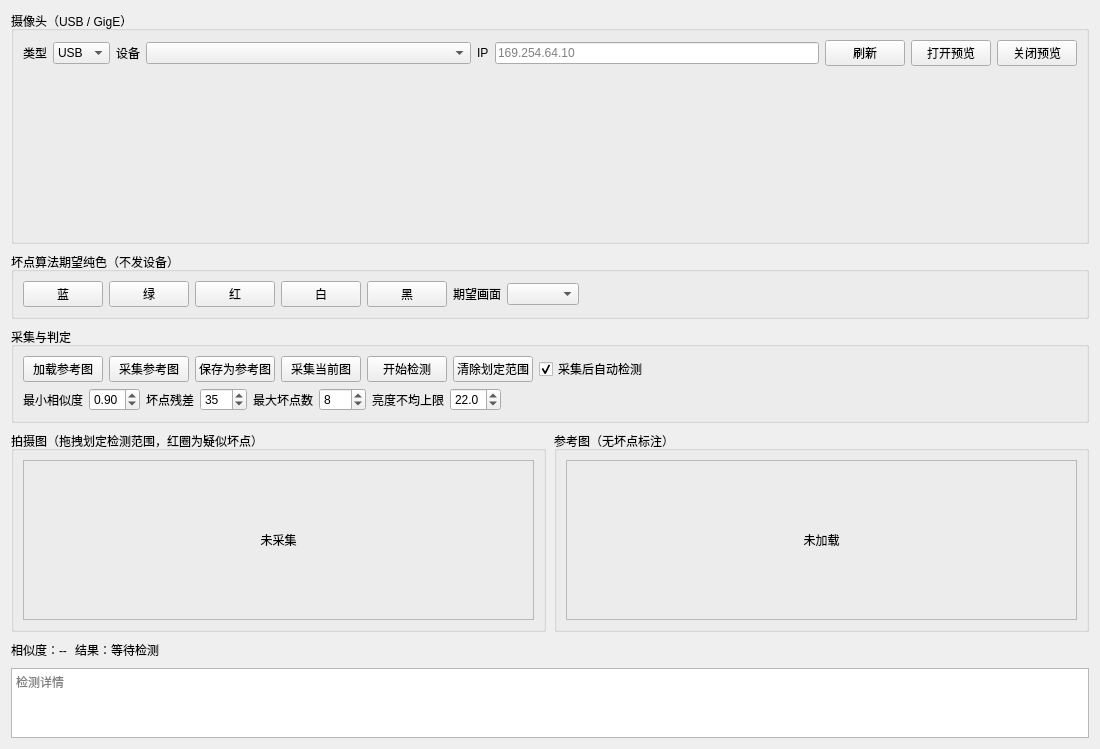
<?xml version="1.0" encoding="UTF-8"?>
<ui version="4.0">
 <class>ScreenInspectWidget</class>
 <widget class="QWidget" name="ScreenInspectWidget">
  <property name="geometry">
   <rect>
    <x>0</x>
    <y>0</y>
    <width>1100</width>
    <height>720</height>
   </rect>
  </property>
  <property name="windowTitle">
   <string>屏幕测试</string>
  </property>
  <layout class="QVBoxLayout" name="verticalLayout_root">
   <property name="spacing">
    <number>8</number>
   </property>
   <item>
    <widget class="QGroupBox" name="groupBox_screenInspectCamera">
     <property name="title">
      <string>摄像头（USB / GigE）</string>
     </property>
     <layout class="QVBoxLayout" name="verticalLayout_camera">
      <item>
       <layout class="QHBoxLayout" name="horizontalLayout_cameraBar">
        <item>
         <widget class="QLabel" name="label_cameraSource">
          <property name="text">
           <string>类型</string>
          </property>
         </widget>
        </item>
        <item>
         <widget class="QComboBox" name="comboBox_cameraSource">
          <item>
           <property name="text">
            <string>USB</string>
           </property>
          </item>
          <item>
           <property name="text">
            <string>GigE</string>
           </property>
          </item>
         </widget>
        </item>
        <item>
         <widget class="QLabel" name="label_camera">
          <property name="text">
           <string>设备</string>
          </property>
         </widget>
        </item>
        <item>
         <widget class="QComboBox" name="comboBox_camera">
          <property name="sizePolicy">
           <sizepolicy hsizetype="Expanding" vsizetype="Fixed">
            <horstretch>0</horstretch>
            <verstretch>0</verstretch>
           </sizepolicy>
          </property>
         </widget>
        </item>
        <item>
         <widget class="QLabel" name="label_gigeIp">
          <property name="text">
           <string>IP</string>
          </property>
         </widget>
        </item>
        <item>
         <widget class="QLineEdit" name="lineEdit_gigeIp">
          <property name="placeholderText">
           <string>169.254.64.10</string>
          </property>
          <property name="minimumSize">
           <size>
            <width>120</width>
            <height>0</height>
           </size>
          </property>
         </widget>
        </item>
        <item>
         <widget class="QPushButton" name="btnRefreshCameras">
          <property name="text">
           <string>刷新</string>
          </property>
         </widget>
        </item>
        <item>
         <widget class="QPushButton" name="btnOpenPreview">
          <property name="text">
           <string>打开预览</string>
          </property>
         </widget>
        </item>
        <item>
         <widget class="QPushButton" name="btnClosePreview">
          <property name="text">
           <string>关闭预览</string>
          </property>
         </widget>
        </item>
       </layout>
      </item>
      <item>
       <widget class="QWidget" name="viewfinderHost">
        <property name="minimumSize">
         <size>
          <width>320</width>
          <height>160</height>
         </size>
        </property>
        <layout class="QVBoxLayout" name="verticalLayout_viewfinder">
         <property name="leftMargin">
          <number>0</number>
         </property>
         <property name="topMargin">
          <number>0</number>
         </property>
         <property name="rightMargin">
          <number>0</number>
         </property>
         <property name="bottomMargin">
          <number>0</number>
         </property>
        </layout>
       </widget>
      </item>
     </layout>
    </widget>
   </item>
   <item>
    <widget class="QGroupBox" name="groupBox_screenInspectColor">
     <property name="title">
      <string>坏点算法期望纯色（不发设备）</string>
     </property>
     <layout class="QHBoxLayout" name="horizontalLayout_color">
      <item>
       <widget class="QPushButton" name="btnColorBlue">
        <property name="text">
         <string>蓝</string>
        </property>
       </widget>
      </item>
      <item>
       <widget class="QPushButton" name="btnColorGreen">
        <property name="text">
         <string>绿</string>
        </property>
       </widget>
      </item>
      <item>
       <widget class="QPushButton" name="btnColorRed">
        <property name="text">
         <string>红</string>
        </property>
       </widget>
      </item>
      <item>
       <widget class="QPushButton" name="btnColorWhite">
        <property name="text">
         <string>白</string>
        </property>
       </widget>
      </item>
      <item>
       <widget class="QPushButton" name="btnColorBlack">
        <property name="text">
         <string>黑</string>
        </property>
       </widget>
      </item>
      <item>
       <widget class="QLabel" name="label_expectedColor">
        <property name="text">
         <string>期望画面</string>
        </property>
       </widget>
      </item>
      <item>
       <widget class="QComboBox" name="comboBox_expectedColor"/>
      </item>
      <item>
       <spacer name="horizontalSpacer_color">
        <property name="orientation">
         <enum>Qt::Horizontal</enum>
        </property>
        <property name="sizeHint" stdset="0">
         <size>
          <width>40</width>
          <height>20</height>
         </size>
        </property>
       </spacer>
      </item>
     </layout>
    </widget>
   </item>
   <item>
    <widget class="QGroupBox" name="groupBox_screenInspectAction">
     <property name="title">
      <string>采集与判定</string>
     </property>
     <layout class="QVBoxLayout" name="verticalLayout_action">
      <item>
       <layout class="QHBoxLayout" name="horizontalLayout_actions">
        <item>
         <widget class="QPushButton" name="btnLoadRef">
          <property name="text">
           <string>加载参考图</string>
          </property>
         </widget>
        </item>
        <item>
         <widget class="QPushButton" name="btnCaptureRef">
          <property name="text">
           <string>采集参考图</string>
          </property>
         </widget>
        </item>
        <item>
         <widget class="QPushButton" name="btnSaveAsRef">
          <property name="text">
           <string>保存为参考图</string>
          </property>
         </widget>
        </item>
        <item>
         <widget class="QPushButton" name="btnCapture">
          <property name="text">
           <string>采集当前图</string>
          </property>
         </widget>
        </item>
        <item>
         <widget class="QPushButton" name="btnInspect">
          <property name="text">
           <string>开始检测</string>
          </property>
         </widget>
        </item>
        <item>
         <widget class="QPushButton" name="btnClearRoi">
          <property name="text">
           <string>清除划定范围</string>
          </property>
         </widget>
        </item>
        <item>
         <widget class="QCheckBox" name="checkBox_autoInspect">
          <property name="text">
           <string>采集后自动检测</string>
          </property>
          <property name="checked">
           <bool>true</bool>
          </property>
         </widget>
        </item>
        <item>
         <spacer name="horizontalSpacer_actions">
          <property name="orientation">
           <enum>Qt::Horizontal</enum>
          </property>
          <property name="sizeHint" stdset="0">
           <size>
            <width>40</width>
            <height>20</height>
           </size>
          </property>
         </spacer>
        </item>
       </layout>
      </item>
      <item>
       <layout class="QHBoxLayout" name="horizontalLayout_th">
        <item>
         <widget class="QLabel" name="label_minSsim">
          <property name="text">
           <string>最小相似度</string>
          </property>
         </widget>
        </item>
        <item>
         <widget class="QDoubleSpinBox" name="doubleSpinBox_minSsim">
          <property name="decimals">
           <number>2</number>
          </property>
          <property name="maximum">
           <double>1.000000000000000</double>
          </property>
          <property name="singleStep">
           <double>0.010000000000000</double>
          </property>
          <property name="value">
           <double>0.900000000000000</double>
          </property>
         </widget>
        </item>
        <item>
         <widget class="QLabel" name="label_deadDiff">
          <property name="text">
           <string>坏点残差</string>
          </property>
         </widget>
        </item>
        <item>
         <widget class="QSpinBox" name="spinBox_deadDiff">
          <property name="minimum">
           <number>8</number>
          </property>
          <property name="maximum">
           <number>120</number>
          </property>
          <property name="value">
           <number>35</number>
          </property>
         </widget>
        </item>
        <item>
         <widget class="QLabel" name="label_maxDead">
          <property name="text">
           <string>最大坏点数</string>
          </property>
         </widget>
        </item>
        <item>
         <widget class="QSpinBox" name="spinBox_maxDead">
          <property name="maximum">
           <number>500</number>
          </property>
          <property name="value">
           <number>8</number>
          </property>
         </widget>
        </item>
        <item>
         <widget class="QLabel" name="label_mura">
          <property name="text">
           <string>亮度不均上限</string>
          </property>
         </widget>
        </item>
        <item>
         <widget class="QDoubleSpinBox" name="doubleSpinBox_mura">
          <property name="decimals">
           <number>1</number>
          </property>
          <property name="maximum">
           <double>80.000000000000000</double>
          </property>
          <property name="value">
           <double>22.000000000000000</double>
          </property>
         </widget>
        </item>
        <item>
         <spacer name="horizontalSpacer_th">
          <property name="orientation">
           <enum>Qt::Horizontal</enum>
          </property>
          <property name="sizeHint" stdset="0">
           <size>
            <width>20</width>
            <height>20</height>
           </size>
          </property>
         </spacer>
        </item>
       </layout>
      </item>
     </layout>
    </widget>
   </item>
   <item>
    <layout class="QHBoxLayout" name="horizontalLayout_images">
     <item>
      <widget class="QGroupBox" name="groupBox_currImage">
       <property name="title">
        <string>拍摄图（拖拽划定检测范围，红圈为疑似坏点）</string>
       </property>
       <layout class="QVBoxLayout" name="verticalLayout_curr">
        <item>
         <widget class="QLabel" name="label_currImage">
          <property name="minimumSize">
           <size>
            <width>240</width>
            <height>160</height>
           </size>
          </property>
          <property name="frameShape">
           <enum>QFrame::StyledPanel</enum>
          </property>
          <property name="alignment">
           <set>Qt::AlignCenter</set>
          </property>
          <property name="text">
           <string>未采集</string>
          </property>
         </widget>
        </item>
       </layout>
      </widget>
     </item>
     <item>
      <widget class="QGroupBox" name="groupBox_refImage">
       <property name="title">
        <string>参考图（无坏点标注）</string>
       </property>
       <layout class="QVBoxLayout" name="verticalLayout_ref">
        <item>
         <widget class="QLabel" name="label_refImage">
          <property name="minimumSize">
           <size>
            <width>240</width>
            <height>160</height>
           </size>
          </property>
          <property name="frameShape">
           <enum>QFrame::StyledPanel</enum>
          </property>
          <property name="alignment">
           <set>Qt::AlignCenter</set>
          </property>
          <property name="text">
           <string>未加载</string>
          </property>
         </widget>
        </item>
       </layout>
      </widget>
     </item>
    </layout>
   </item>
   <item>
    <layout class="QHBoxLayout" name="horizontalLayout_result">
     <item>
      <widget class="QLabel" name="label_screenInspectSimilarity">
       <property name="text">
        <string>相似度：--</string>
       </property>
      </widget>
     </item>
     <item>
      <widget class="QLabel" name="label_screenInspectVerdict">
       <property name="text">
        <string>结果：等待检测</string>
       </property>
      </widget>
     </item>
     <item>
      <spacer name="horizontalSpacer_result">
       <property name="orientation">
        <enum>Qt::Horizontal</enum>
       </property>
       <property name="sizeHint" stdset="0">
        <size>
         <width>40</width>
         <height>20</height>
        </size>
       </property>
      </spacer>
     </item>
    </layout>
   </item>
   <item>
    <widget class="QPlainTextEdit" name="plainTextEdit_screenInspectLog">
     <property name="maximumSize">
      <size>
       <width>16777215</width>
       <height>110</height>
      </size>
     </property>
     <property name="readOnly">
      <bool>true</bool>
     </property>
     <property name="placeholderText">
      <string>检测详情</string>
     </property>
    </widget>
   </item>
  </layout>
 </widget>
 <resources/>
 <connections/>
</ui>
